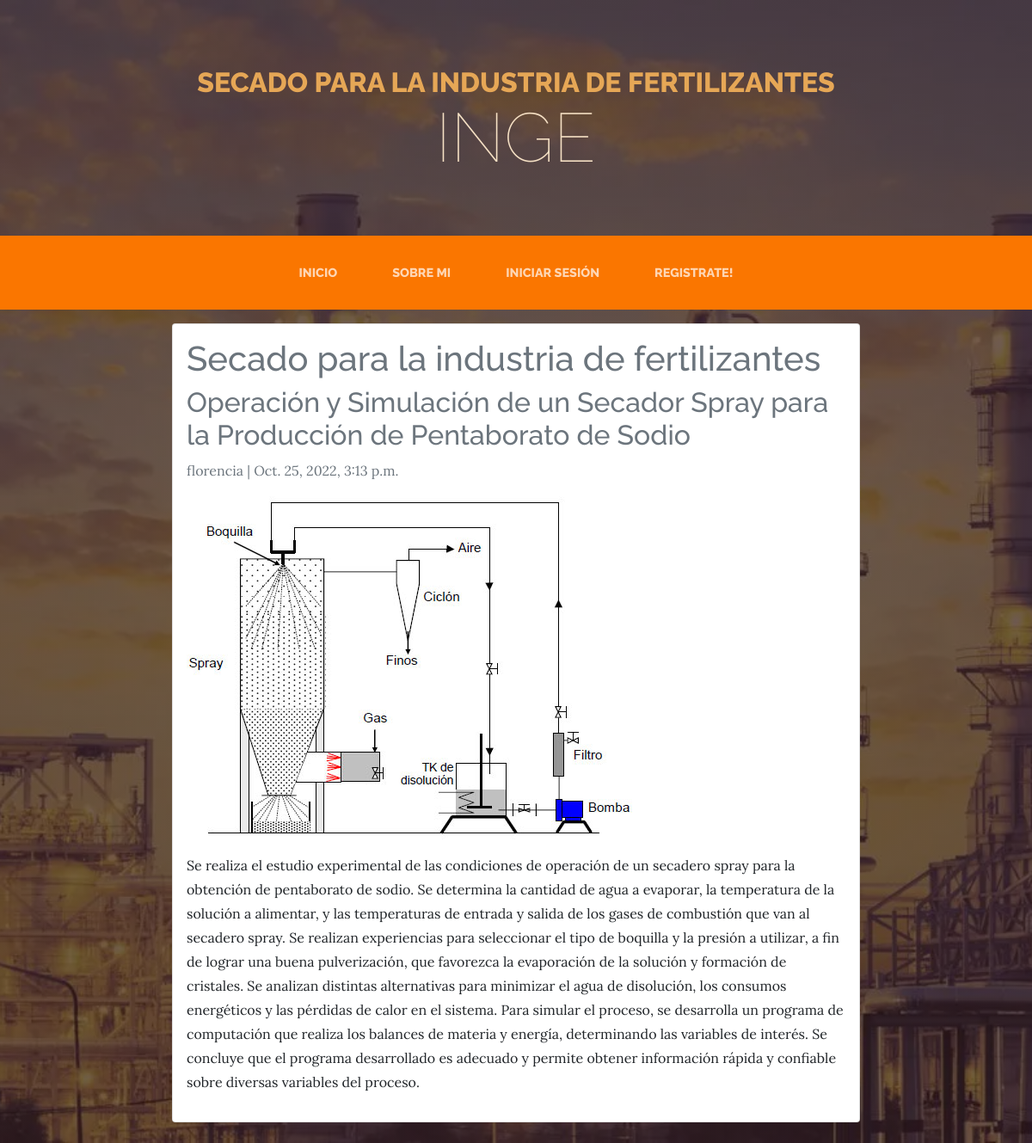
/detallePost/secado_para_la_industria_de_fertilizantes/, run on the app's committed database.
### AppIngE/models.py (models this page shows, shortened)
class Posteo(models.Model):
    titulo= models.CharField(max_length=500, unique=True)
    slug=models.SlugField(max_length=500, unique=True)
    subtitulo=models.CharField(max_length=500)
    imagen=models.ImageField(upload_to='Imagen', null=True, blank=False)
    contenido=RichTextField()
    autor=models.ForeignKey(User, on_delete=models.CASCADE, related_name='posteos')
    actualizacion=models.DateTimeField(auto_now=True)
    creacion=models.DateTimeField(auto_now_add=True)
    class Meta:
        ordering = ['-creacion']

### AppIngE/views.py (the view)
# urls.py: path('detallePost/<slug:slug>/', DetallePosts.as_view(), name='detallePost'),
class DetallePosts(generic.DetailView):
    model = Posteo
    template_name = 'DetallePosts.html'

### AppIngE/templates/DetallePosts.html (shortened to what this page needs)
{% extends 'head.html' %} {% load static %}  {% block encabezado %}
<header>
    <h1 class="site-heading text-center text-faded d-none d-lg-block">
      <span class="site-heading-upper text-primary mb-3"
        >{{ posteo.titulo }}</span
      >
      <span class="site-heading-lower">IngE</span>
    </h1>
  </header>
{% endblock %} {% block principal %}
<main style="display: flex; justify-content: center">
  <div class="col-md-8 card mb-4 mt-3 left top">
    <div class="card-body">
      <h1 class="text-muted">{{ posteo.titulo }}</h1>
      <h2 class="text-muted">{{ posteo.subtitulo }}</h2>
      <p class="text-muted">{{ posteo.autor }} | {{ posteo.creacion }}</p>
      <img
        style="max-height: 500px; min-height: 250px"
        src="{{ posteo.imagen.url }}"
      />
      <p class="card-text">{{ posteo.contenido|safe }}</p>
    </div>
  </div>
</main>
{% endblock %}

### data on the page
Posteo: titulo "SECADO PARA LA INDUSTRIA DE FERTILIZANTES", titulo "Secado para la industria de fertilizantes", subtitulo "Operación y Simulación de un Secador Spray para la Producción de Pentaborato de Sodio", autor "florencia", creacion "Oct. 25, 2022, 3:13 p.m.", imagen (picture), contenido "Se realiza el estudio experimental de las condiciones de operación de un secadero spray para la obtención de pentaborato de sodio. Se determina la cantidad de agua a evaporar, la temperatura de la solución a alimentar, y las temperaturas de entrada y salida de los gases de combustión que van al secadero spray. Se realizan experiencias para seleccionar el tipo de boquilla y la presión a utilizar, a fin de lograr una buena pulverización, que favorezca la evaporación de la solución y formación de cristales. Se analizan distintas alternativas para minimizar el agua de disolución, los consumos energéticos y las pérdidas de calor en el sistema. Para simular el proceso, se desarrolla un programa…"
